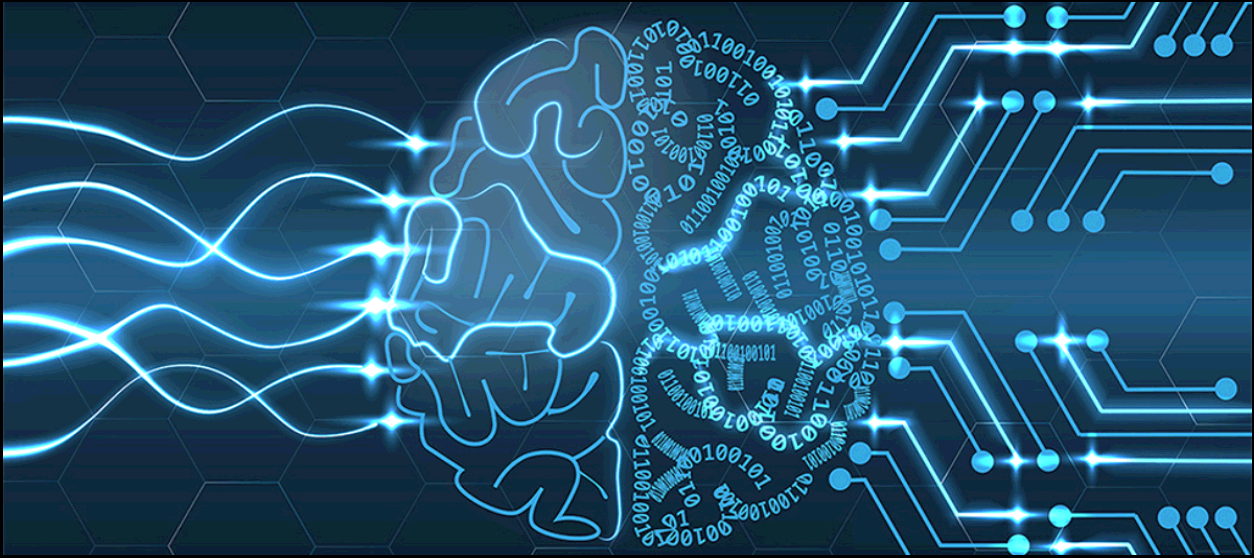
#> input picture Images/Convert_RGB_Image_To_Binary.ipynb.jpg, 1254 x 558 px, found by its file name
$ jupyter execute Convert_RGB_Image_To_Binary.ipynb
#> lines starting #> are read from the running program, lines starting #| are printed output that depends on the picture; after the words box and inside, x2 and y2 are one past the last pixel; in counts of white or black regions, pixels touching at a corner belong together
[cell 1]
#sarinakasaiyan
import cv2
import numpy as np
import matplotlib.pyplot as plt

# Read the RGB image
I = cv2.imread('/content/Convert_RGB_Image_To_Binary.ipynb.jpg')
#> I is the input picture: shape (558, 1254, 3); mean B, G, R 113.4, 84.5, 36.9

# Convert the image from BGR to RGB for display
I_rgb = cv2.cvtColor(I, cv2.COLOR_BGR2RGB)

# Convert the image from BGR to grayscale
J = cv2.cvtColor(I, cv2.COLOR_BGR2GRAY)
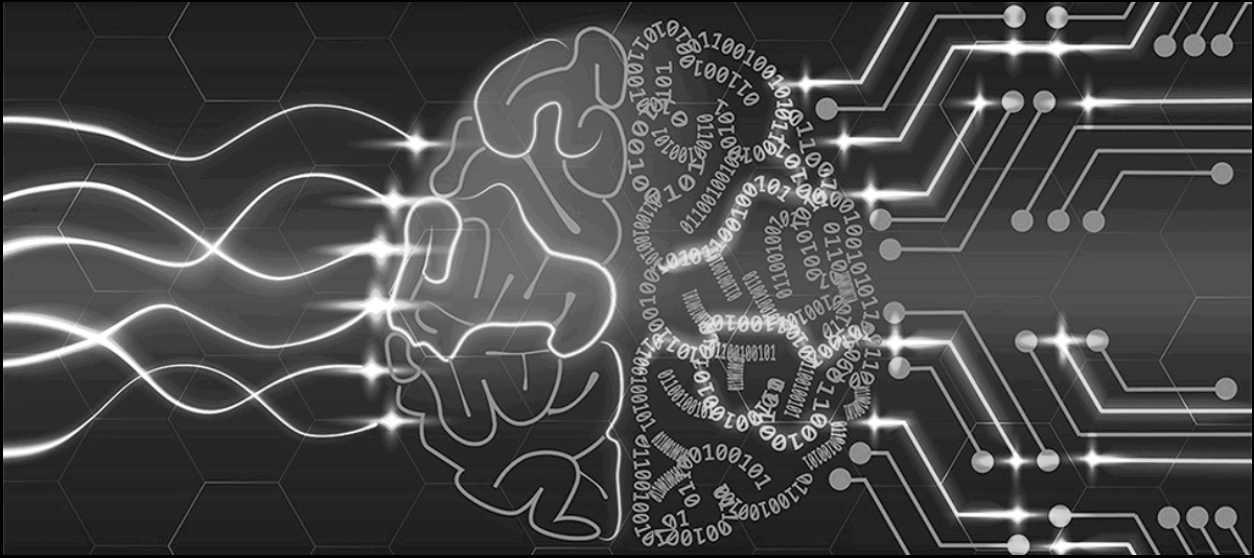
#> J: shape (558, 1254); min 0, max 255, mean 73.5

# Apply thresholding to convert grayscale to binary image
threshold = 0.7  # Adjust this threshold value as needed
_, J = cv2.threshold(J, int(threshold*255), 255, cv2.THRESH_BINARY)
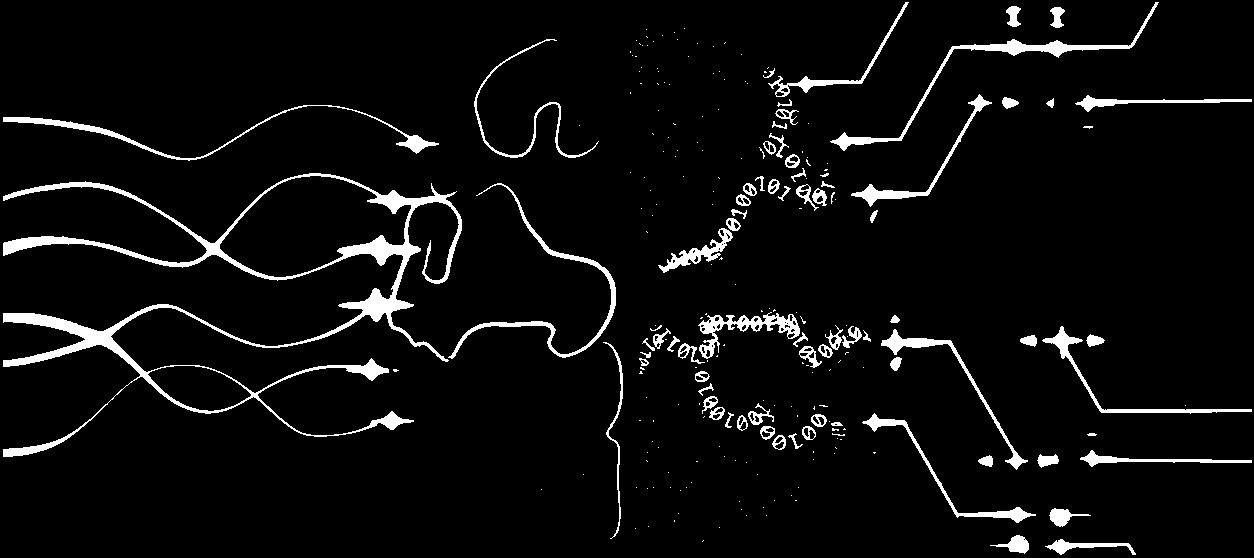
#> J: shape (558, 1254); 5.2% white; 233 white regions (156 under 20 px), largest, box (x1, y1, x2, y2) and area: (3, 173, 462, 457) 13235, (830, 2, 1159, 151) 2145, (448, 183, 616, 359) 1708

# Display the input RGB image and output binary image
fig, (ax1, ax2) = plt.subplots(1, 2, figsize=(12, 6))

ax1.imshow(I_rgb)
ax1.set_title('Input RGB Image')
ax1.axis('off')

ax2.imshow(J, cmap='gray')
ax2.set_title('Output Binary Image')
ax2.axis('off')

plt.tight_layout()
plt.show()
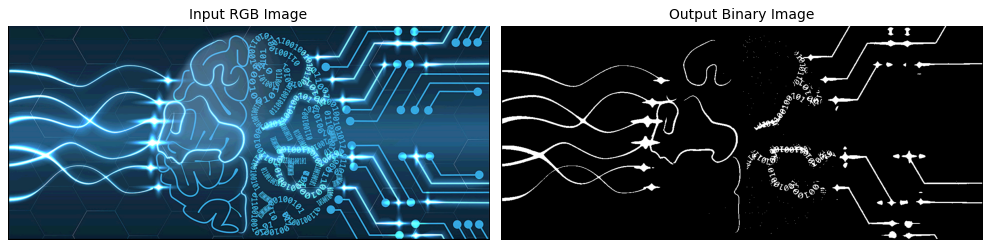
#> figure drawn by matplotlib, 2 panels
